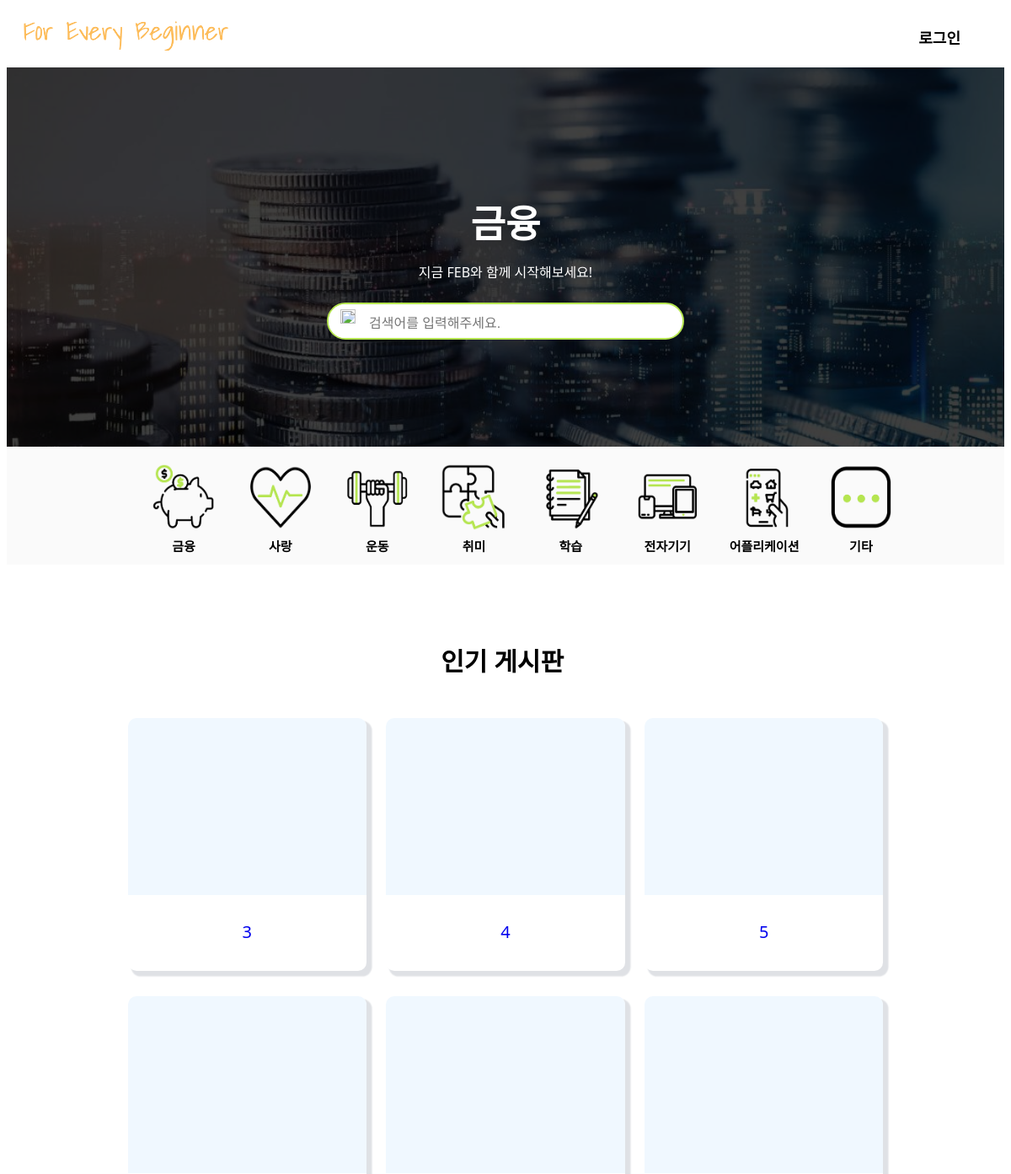
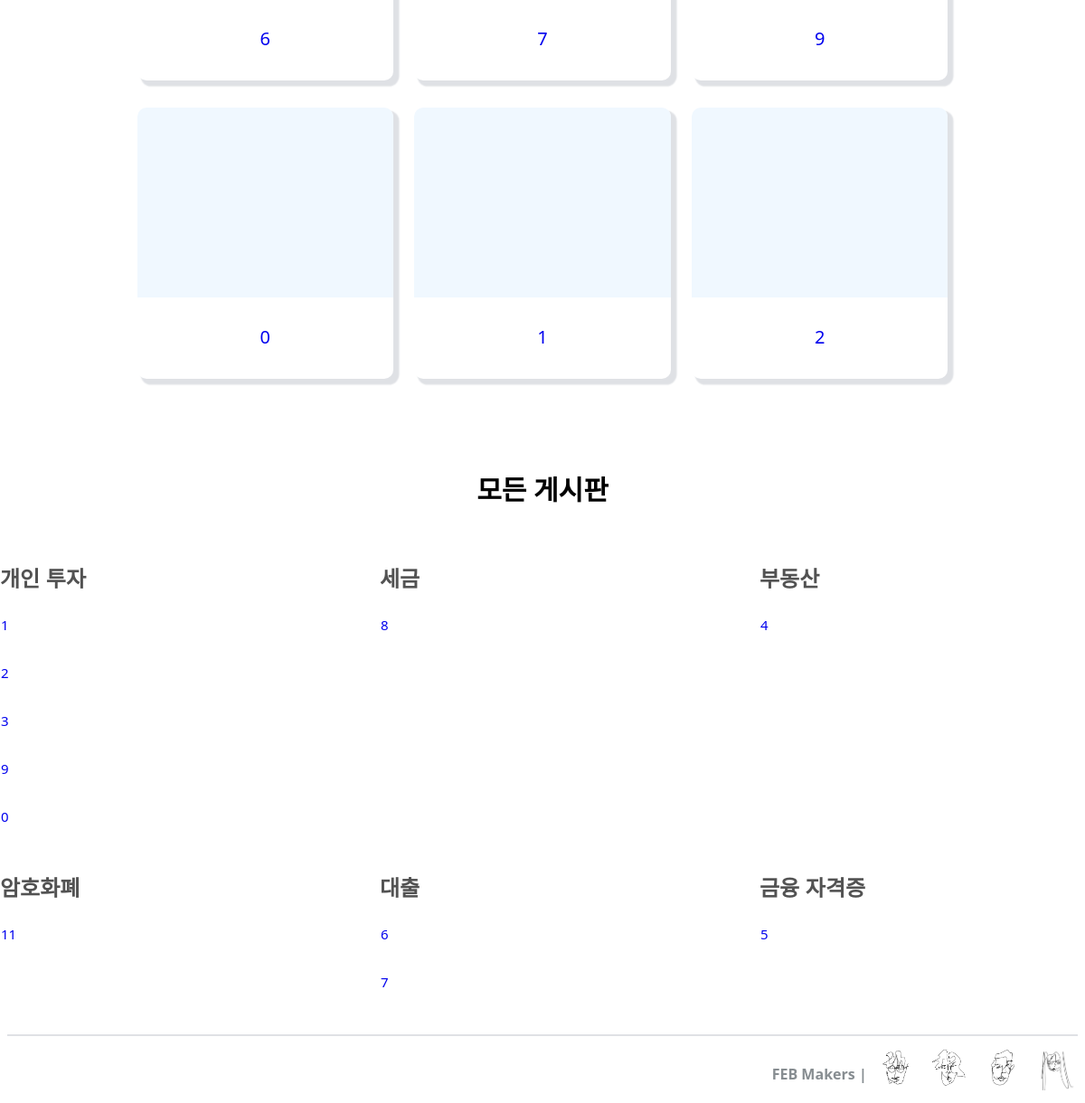
The page /mainPage/1/ on the database its author committed (2 pictures, top to bottom).
### blogPosts/models.py (models this page shows, shortened)
class Post(models.Model):
    section = models.CharField(max_length=256, null=True)
    sub_section = models.CharField(max_length=256, null=True)
    title = models.CharField(max_length=256)
    brief_description = models.CharField(max_length=256, null=True)
    image = models.ImageField(upload_to='feed_image', blank = True, null=True)
    content = models.TextField()
    created_at = models.DateTimeField(default=timezone.now)
    updated_at = models.DateTimeField(blank=True, null=True)
    like_dislike = models.ManyToManyField(User, blank=True, related_name='like_posts', through='LikeOrDislike')
    edit_users = models.ManyToManyField(User, blank=True, related_name = 'post_editors', through = 'Editors')
    def get_total_like(self):
        return LikeOrDislike.objects.filter(post_id = self.id, like=True).count()

### blogPosts/views.py (the view, shortened to what this page needs)
# urls.py: path('<int:id>/', views.main, name = 'main'),
def main(request, id) :
    sections = bring_section_data_form_json(id)
    posts = Post.objects.all()
    titles = []
    categoryId = []
    rId = []
    section_posts = Post.objects.filter(section=sections.section)
    section_posts_inorder = sorted(section_posts, key=lambda x: x.get_total_like())
    section_posts_inorder_top_ten = section_posts_inorder[0:9]
    for post in posts:
        categoryId.append(sections_dict[post.section])
        rId.append(post.id)
        titles.append(post.title)
    if request.method == 'GET' :
        posts = Post.objects.filter(section=sections.section)
        return render(request, 'blogPosts/main.html', {'sections': sections, 'posts': posts, 'section_posts_inorder_top_ten':section_posts_inorder_top_ten, 'titles' : titles, 'categoryId' : categoryId, 'rId' : rId}) #

### blogPosts/views.py (called while the page is built)
def bring_section_data_form_json(id) :
    id = id - 1
    file_path = os.path.join(settings.STATIC_ROOT, 'blogPosts/json/page_section_info.json')
    mainPageInfo_json_data = open(file_path, encoding='UTF-8')
    mainPageInfo_data = json.load(mainPageInfo_json_data)
    data_id = mainPageInfo_data[id]['id']
    section = mainPageInfo_data[id]['section']
    sub_section = mainPageInfo_data[id]['subSection']
    photo_dir = mainPageInfo_data[id]['photo_dir']
    sections = Page_Sections()
    sections.setdata(data_id, section, sub_section, photo_dir)
    return sections

    def setdata(self, data_id, section, sub_section, photo_dir) :
        self.data_id = data_id
        self.section = section
        self.sub_section = sub_section
        self.photo_dir = photo_dir

### blogPosts/templates/blogPosts/main.html (shortened to what this page needs)
{% extends 'base.html' %}
{% load static %}
{% block content %}
   <body class="main-body">
    <section class="mainTitle">
      <img src="{% static "" %}{{sections.photo_dir}}" class="mainTitle-img"/>
    <div class="frontimg">
        <div class="mainTitle-title">
          <h1 id="segmentTitle"> {{sections.section}}</h1>
        </div>
        <div class="mainTitle-title-sentence">
          지금 FEB와 함께 시작해보세요!
        </div>
        <div class = "homeMiddle">
          <div class = "search">
            <div class = "search_inside">
              <div class = "magnifying-icon">
                <img src="{%static 'blogPosts/img/magnifying_glass2.png'%}" />
              </div>
              <form autocomplete="off">
                <div class="autocomplete" style="width:300px;">
                  <div id="myInput_main">
                    <input href="javascript:;" onclick="load_titles({{titles}}, {{categoryId}}, {{rId}});" id="myInput" type="text" name="myCountry" placeholder="검색어를 입력해주세요.">
                  </div>
                </div>
              </form>
            </div>
          </div>
        </div>
      </div>
    </section>
    <section class="mainMenu">
      <ul class="mainMenu-menus">
        <li class="mainMenu-icons">
          <div class="mainMenu-icons-container">
            <a href="/mainPage/1/" id="mainMenu-icons-tag">
              <img src="{%static 'blogPosts/img/icons/economics2.png'%}" id="mainMenu-iconimg"/>
              <p id="mainMenu-icons-title">금융</p>
            </a>
          </div>
        </li>
        <li class="mainMenu-icons">
          <div class="mainMenu-icons-container">
            <a href="/mainPage/2/" id="mainMenu-icons-tag">
              <img src="{%static 'blogPosts/img/icons/love2.png'%}" id="mainMenu-iconimg"/>
              <p id="mainMenu-icons-title">사랑</p>
            </a>
          </div>
        </li>
        <li class="mainMenu-icons">
          <div class="mainMenu-icons-container">
            <a href="/mainPage/3/" id="mainMenu-icons-tag">
              <img src="{%static 'blogPosts/img/icons/exercise2.png'%}" id="mainMenu-iconimg"/>
              <p id="mainMenu-icons-title">운동</p>
            </a>
          </div>
        </li>
        <li class="mainMenu-icons">
          <div class="mainMenu-icons-container">
            <a href="/mainPage/4/" id="mainMenu-icons-tag">
              <img src="{%static 'blogPosts/img/icons/hobby2.png'%}" id="mainMenu-iconimg"/>
              <p id="mainMenu-icons-title">취미</p>
            </a>
          </div>
        </li>
        <li class="mainMenu-icons">
          <div class="mainMenu-icons-container">
            <a href="/mainPage/5/" id="mainMenu-icons-tag">
              <img src="{%static 'blogPosts/img/icons/study2.png'%}" id="mainMenu-iconimg"/>
              <p id="mainMenu-icons-title">학습</p>
            </a>
          </div>
        </li>
        <li class="mainMenu-icons">
          <div class="mainMenu-icons-container">
            <a href="/mainPage/6/" id="mainMenu-icons-tag">
              <img src="{%static 'blogPosts/img/icons/electrons2.png'%}" id="mainMenu-iconimg"/>
              <p id="mainMenu-icons-title">전자기기</p>
            </a>
          </div>
        </li>
        <li class="mainMenu-icons">
          <div class="mainMenu-icons-container">
            <a href="/mainPage/7/" id="mainMenu-icons-tag">
              <img src="{%static 'blogPosts/img/icons/application2.png'%}" id="mainMenu-iconimg"/>
              <p id="mainMenu-icons-title">어플리케이션</p>
            </a>
          </div>
        </li>
        <li class="mainMenu-icons">
          <div class="mainMenu-icons-container">
            <a href="/mainPage/8/" id="mainMenu-icons-tag">
              <img src="{%static 'blogPosts/img/icons/etc2.png'%}" id="mainMenu-iconimg"/>
              <p id="mainMenu-icons-title">기타</p>
            </a>
          </div>
        </li>
      </ul>
    </section>
    <br><br><br>
    <section class="mainBody">
      <h2 id="mainBody-title">인기 게시판&nbsp
      </h2>
      <br>
      <div class="mainBody-container">
        {% for section_posts in section_posts_inorder_top_ten %}
          <a href= "post/{{ section_posts.id }}/" class="mainBody-factors">
            <div class="mainBody-factors-top">
            </div>
            <div class="mainBody-factors-bottom">{{section_posts.title}}</div>
          </a>
        {% endfor%}
    </section>
    <br><br>
    <section class="allServices">
      <h2 id="allServices-title">모든 게시판</h2>
      <ul class="categories">
        <li>
          <h3>{{sections.sub_section.0}}</h3>
          <ul>
            {% for post in posts %}
              {%if post.sub_section == sections.sub_section.0 %}
                <li><a href="post/{{ post.id }}/">
                  <h3>{{ post.title }}</h3>
                  </a>
                </li>
              {% endif %}
            {% endfor %}
          </ul>
        </li>
        <li>
          <h3>{{sections.sub_section.1}}</h3>
          <ul>
            {% for post in posts %}
              {%if post.sub_section == sections.sub_section.1 %}
                <li><a href="post/{{ post.id }}/">
                  <h3>{{ post.title }}</h3>
                  </a>
                </li>
              {% endif %}
            {% endfor %}
          </ul>
        </li>
        <li>
          <h3>{{sections.sub_section.2}}</h3>
          <ul>
            {% for post in posts %}
              {%if post.sub_section == sections.sub_section.2 %}
                <li><a href="post/{{ post.id }}/">
                  <h3>{{ post.title }}</h3>
                  </a>
                </li>
              {% endif %}
            {% endfor %}
          </ul>
        </li>
        <li>
          <h3>{{sections.sub_section.3}}</h3>
          <ul>
            {% for post in posts %}
              {%if post.sub_section == sections.sub_section.3 %}
                <li><a href="post/{{ post.id }}/">
                  <h3>{{ post.title }}</h3>
                  </a>
                </li>
              {% endif %}
            {% endfor %}
          </ul>
        </li>
        <li>
          <h3>{{sections.sub_section.4}}</h3>
          <ul>
            {% for post in posts %}
              {%if post.sub_section == sections.sub_section.4 %}
                <li><a href="post/{{ post.id }}/">
                  <h3>{{ post.title }}</h3>
                  </a>
                </li>
              {% endif %}
            {% endfor %}
          </ul>
        </li>
        <li>
          <h3>{{sections.sub_section.5}}</h3>
          <ul>
            {% for post in posts %}
              {%if post.sub_section == sections.sub_section.5 %}
                <li><a href="post/{{ post.id }}/">
                  <h3>{{ post.title }}</h3>
                  </a>
                </li>
              {% endif %}
            {% endfor %}
          </ul>
        </li>
      </ul>
    </section>
    <br>
    <footer>
      <div class="main-footer">
        <h4>FEB Makers |&nbsp&nbsp</h4>
        <div class="footer-insta">
          <a href="https://www.instagram.com/seoseongq" >
            <img id="insta-icon" src="{%static 'blogPosts/img/profile/ssk.jpg'%}"
            /></a>&nbsp
          <a href="https://www.instagram.com/inkyu_o" >
            <img id="insta-icon" src="{%static 'blogPosts/img/profile/oik.jpg'%}"
            /></a>&nbsp
          <a href="https://www.instagram.com/_binthect_" >
            <img id="insta-icon" src="{%static 'blogPosts/img/profile/yjb.jpg'%}"
            /></a>&nbsp
          <a href="https://www.instagram.com/gdori__s2" >
            <img id="insta-icon" src="{%static 'blogPosts/img/profile/lkw.jpg'%}"
            /></a>
        </div>
      </div>
    </footer>
  </body>
{% endblock content%}

### blogPosts/static/blogPosts/css/home.css (style rules this page uses)
html, body { height: 100%; box-sizing: border-box; }
.homeMiddle { display: flex; justify-content: center; }
.homeMiddle { padding: 10px 10px; }
.homeMiddle .search { display: flex; flex-direction: row; border-radius: 24px; border: 2px solid #dfe1e5; width: 30vw; height: 4vh; margin: 15px; }
.homeMiddle .search_inside { display: flex; height: 100%; }
.homeMiddle .magnifying-icon img { display: flex; resize: both; width: 1.5vw; height: 70%; margin-left: 14px; margin-top: 4px; margin-right: 5px; }
.autocomplete { position: relative; display: inline-block; }
input { border: 1px solid transparent; background:none; padding: 10px; font-size: 16px; height:4vh; outline:none; }
input[type=text] { background-color: transparent; width: 100%; padding: 0; }
#insta-icon { width: 50px; }

### blogPosts/static/blogPosts/css/textPage.css (style rules this page uses)
#myInput { padding-top: 12px; padding-left: 10px; }
footer { color: #878d91; }
.main-footer { padding-top: 10px; margin-bottom: 10px; display: flex; border-top: 2px solid #dfe1e5; justify-content: flex-end; }
#insta-icon { width: 50px; }

### rows shown on the page
Post: title "3"
Post: title "4", sub_section.2 "부동산"
Post: title "5", sub_section.5 "금융 자격증"
Post: title "6"
Post: title "7"
Post: title "9"
Post: title "0"
Post: title "1"
Post: title "2"
Post: title "8"
Post: sub_section.3 "암호화폐", title "11"

### other values the page prints
{{ sections.section }} "금융"
{{ sections.sub_section.0 }} "개인 투자"
{{ sections.sub_section.1 }} "세금"
{{ sections.sub_section.4 }} "대출"
